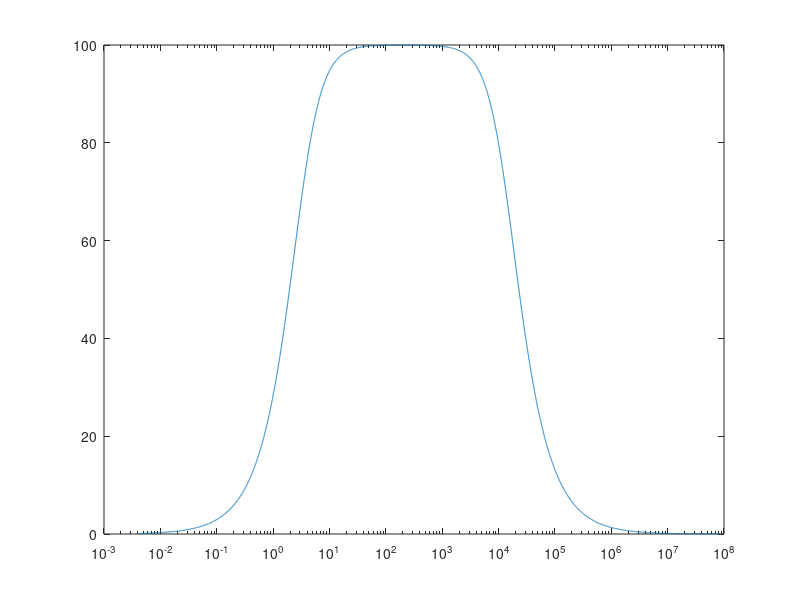

MATLAB code for this plot: (Note: this script raises an error after producing the figure.)
addpath("../")
%% Question 1
R4 = 10^4;
R5 = 10^6;
C1 = 4.7e-6;
C3 = 12e-12;



Z1 = @(f) 1./(1i * C1 * (2 * pi * f)) + R4;
Z2 = @(f) 1./(1i * C3 * (2 * pi * f) + 1/R5);
Z3 = @(f) 1./(1/R5);
G = @(f) Z2(f)./Z1(f);

clc;
% As f -> 0 
fprintf("Q1.a:\t The gain as frequency aproaches 0Hz is %.0f\n", abs(G(1e-12)));

% As f = 500Hz
G_500Hz = abs(G(500));
fprintf("Q1.b:\t The gain at a frequency of 500Hz is predicted to be %.0f\n", G_500Hz)

G_20kHz = abs(G(20e3));
fprintf("Q3:\t The gain at a frequency of 20kHz is predicted to be %.0f\n", G_20kHz)

f_range = 1.2.^linspace(-30, 100, 10000);
G_mag = abs(G(f_range));
semilogx(f_range, G_mag);
xline(500);
xline(20e3);
%% Looking at the effects of C3
f_range = 1.2.^linspace(-30, 100, 1000);
c1 = 4.7e-6;
Z1 = @(f, c1) 1./(1i * c1 * (2 * pi * f)) + R4;
Z2 = @(f, c3) 1./(1/R5);
G = @(f, c1, c3) Z2(f, c3)./Z1(f, c1);

C3 = [12e-12; 12e-13; 12e-14; 12e-15];
G_1 = abs(G(f_range, C1, C3));


plot(G_1')
legend("C3 = " + C3)
fprintf("Q2:\t C3 acts as a low pass filter\n");

